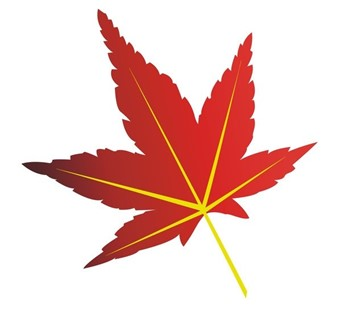
#> input picture test/1.jpg, 343 x 315 px
$ jupyter execute --allow-errors '枫叶嵌套.ipynb'   (older library calls are emulated)
#> lines starting #> are read from the running program, lines starting #| are printed output that depends on the picture; after the words box and inside, x2 and y2 are one past the last pixel; in counts of white or black regions, pixels touching at a corner belong together
[cell 1]
import cv2
import numpy as np
import math
# 将图片文件命名为fy.jpg,与程序放在同一目录下
img = cv2.imread('1.jpg')
#> img is the input picture: shape (315, 343, 3); mean B, G, R 200.6, 205.1, 238.7
rows, cols, chnl= img.shape
#> rows = 315; cols = 343; chnl = 3
x1 = np.linspace(0,90,200)
data1 = []
for jiao in x1:
    #旋转参数：旋转中心，旋转角度，scale
    M = cv2.getRotationMatrix2D((cols/2, rows/2), jiao, 1)
    #参数：原始图像，旋转参数，元素图像宽高
    rotated = cv2.warpAffine(img, M, (cols, rows))

    grayimg = cv2.cvtColor(rotated, cv2.COLOR_BGR2GRAY)

    # 二值化
    ret, binary_img = cv2.threshold(grayimg, 240, 255, cv2.THRESH_BINARY)
    contours, _ = cv2.findContours(binary_img,cv2.RETR_TREE,cv2.CHAIN_APPROX_SIMPLE)
    for cont in contours:
        # 对每个轮廓点求最小外接矩形
        rect = cv2.minAreaRect(cont)
        # cv2.boxPoints可以将轮廓点转换为四个角点坐标
        box = cv2.boxPoints(rect)
        # 这一步不影响后面的画图，但是可以保证四个角点坐标为顺时针
        startidx = box.sum(axis=1).argmin()
        box = np.roll(box,4-startidx,0)
        # 在原图上画出预测的外接矩形
        box = box.reshape((-1,1,2)).astype(np.int32)
        cv2.polylines(grayimg,[box],True,(0,255,0),1)
        data = []
        for i in box:
            data.append(list(i[0]))
        data.sort()
        op1=math.pow(data[0][0]-data[1][0], 2) + math.pow(data[0][1]-data[1][1], 2)
        op2=math.pow(data[0][0]-data[2][0], 2) + math.pow(data[0][1]-data[2][1], 2)
        data = []
        if op1 > 10 and op1 != 98596 and jiao != 0:
            data1.append([jiao, abs((op1/op2)-1), op1, op2])
#> this loop made 200 passes
#> pass 1, `grayimg = cv2.cvtColor(rotated, cv2.COLOR_BGR2GRAY)`:
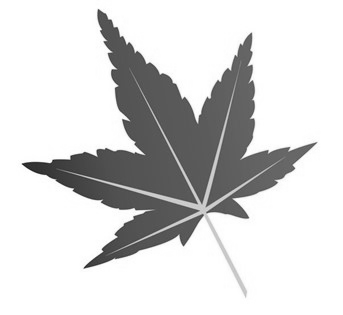
#> grayimg: shape (315, 343); min 21, max 255, mean 214.7
#> pass 1, `ret, binary_img = cv2.threshold(grayimg, 240, 255, cv2.THRESH_BINARY)`:
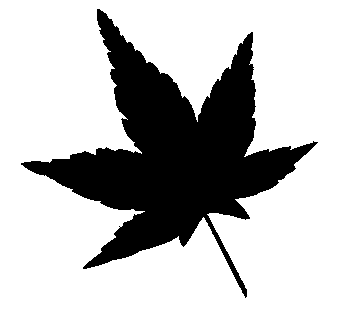
#> binary_img: shape (315, 343); 74.1% white; 1 black region, box (x1, y1, x2, y2) and area: (21, 9, 318, 298) 27957
#> pass 2, `grayimg = cv2.cvtColor(rotated, cv2.COLOR_BGR2GRAY)`:
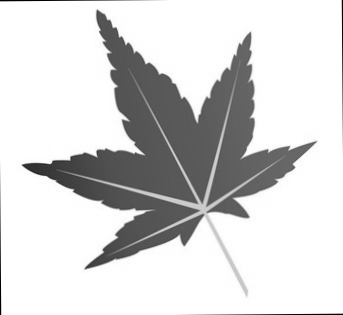
#> grayimg: shape (315, 343); min 0, max 255, mean 213.7
#> after the loop:
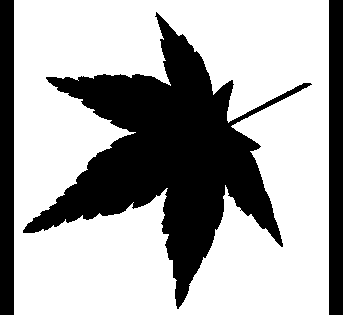
#> binary_img: shape (315, 343); 66% white; 3 black regions, box (x1, y1, x2, y2) and area: (23, 12, 312, 309) 27957, (0, 0, 14, 315) 4410, (329, 0, 343, 315) 4410
#> after the loop:
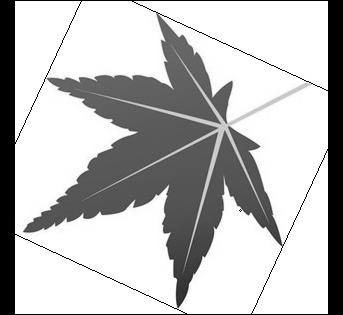
#> grayimg: shape (315, 343); min 0, max 255, mean 189.3
#> after the loop:
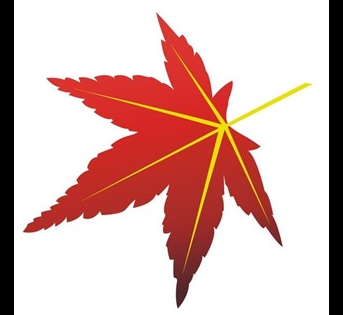
#> rotated: shape (315, 343, 3); mean B, G, R 179.8, 184.3, 217.9
#> after the loop, data1 = 273 items, first 6: [0.452, 0.21, 81810, 67618], [0.905, 0.209, 82100, 67880], [1.36, 0.198, 81640, 68146], [1.81, 0.209, 82240, 68004], [2.26, 0.206, 82106, 68081], [2.71, 0.195, 81674, 68365]
data1.sort()
# 正方形的边长
length = float(math.sqrt(data1[2][2]))
#> length = 285.7
print(f"旋转角度为{data1[0][0]}, 正方形的边长为{length}")
#| 旋转角度为0.45226130653266333, 正方形的边长为285.72714256787015

[cell 2]
# [11 lines of commented-out code are left out]
314*314

[cell 3]
# [9 lines of commented-out code are left out]

[cell 4]
img = cv2.imread('1.jpg')
rows, cols, chnl= img.shape
#旋转参数：旋转中心，旋转角度，scale
M = cv2.getRotationMatrix2D((cols/2, rows/2), 60, 1)
#> M = [[0.5, 0.866, -50.65], [-0.866, 0.5, 227.3]]
#参数：原始图像，旋转参数，元素图像宽高
rotated = cv2.warpAffine(img, M, (cols, rows))
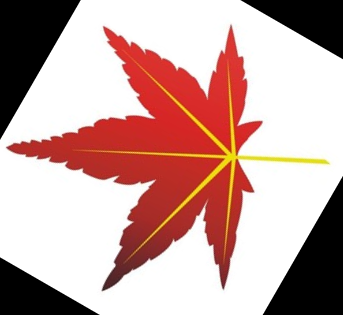
#> rotated: shape (315, 343, 3); mean B, G, R 160.1, 164.6, 198.2
grayimg = cv2.cvtColor(rotated, cv2.COLOR_BGR2GRAY)
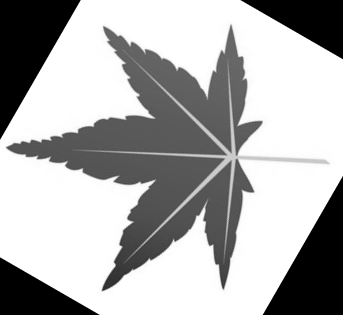
#> grayimg: shape (315, 343); min 0, max 255, mean 174.1
ret, binary_img = cv2.threshold(grayimg, 240, 255, cv2.THRESH_BINARY)
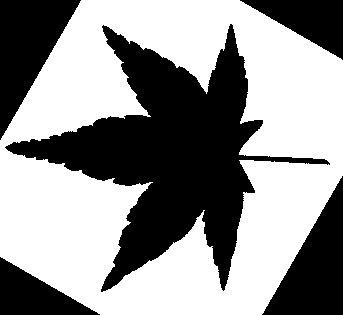
#> binary_img: shape (315, 343); 57.7% white; 5 black regions
contours, _ = cv2.findContours(binary_img,cv2.RETR_TREE,cv2.CHAIN_APPROX_SIMPLE)
#> contours = 2 contours; box (x1, y1, x2, y2) and area: (0, 0, 343, 315) 90107, (4, 23, 331, 293) 29040
for cont in contours:
    # 对每个轮廓点求最小外接矩形
    rect = cv2.minAreaRect(cont)
#         cv2.boxPoints可以将轮廓点转换为四个角点坐标
    box = cv2.boxPoints(rect)
#         这一步不影响后面的画图，但是可以保证四个角点坐标为顺时针
    startidx = box.sum(axis=1).argmin()
    box = np.roll(box,4-startidx,0)
#         在原图上画出预测的外接矩形
    box = box.reshape((-1,1,2)).astype(np.int32)
    cv2.polylines(grayimg,[box],True,(0,255,0),1)
    data = []
    for i in box:
        data.append(list(i[0]))
    data.sort()
    print(box)
#> this loop made 2 passes
#> (rect, box, startidx) on pass 1: (((171, 157), (314, 342), -90), [[0, 0], [341, 0], [341, 313], [0, 313]], 2)
#> (rect, startidx, box) on pass 2: (((165.1, 156), (261.8, 287.4), -35.1), 1, [[-24, 113], [189, -36], [354, 198], [140, 348]])
#| [[[  0   0]]
#|  [[341   0]]
#|  [[341 313]]
#|  [[  0 313]]]
#| [[[-24 113]]
#|  [[189 -36]]
#|  [[354 198]]
#|  [[140 348]]]
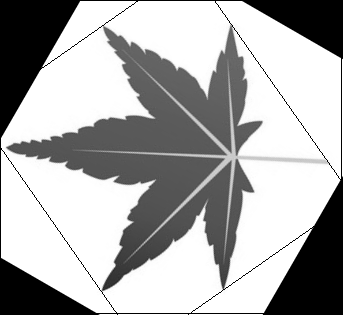
#> grayimg: shape (315, 343); 1.05% of pixels changed, all inside (x1, y1, x2, y2) = (0, 0, 342, 315)
